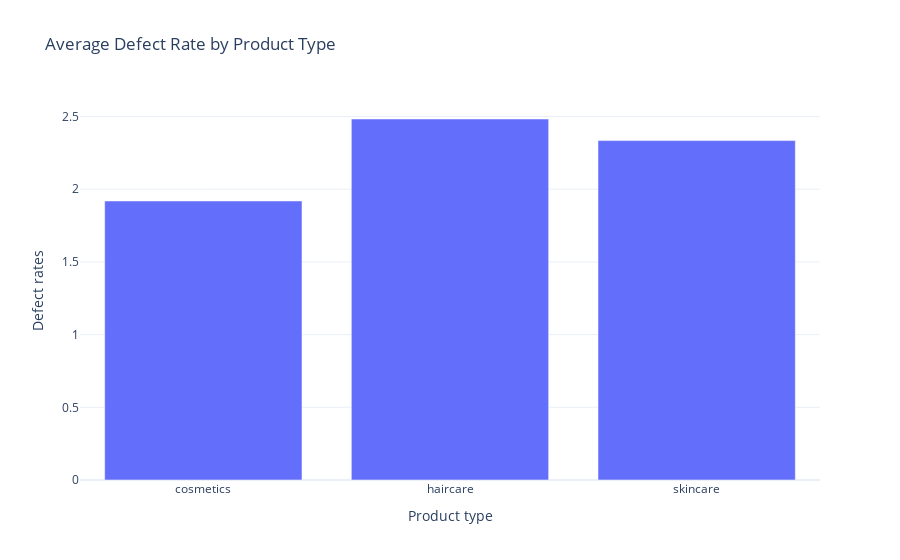

The cell this chart's notebook holds for it:
### Code cell
defect_rates_by_product = data.groupby('Product type')['Defect rates'].mean().reset_index()
fig = px.bar(defect_rates_by_product,x = 'Product type',y = 'Defect rates',title = 'Average Defect Rate by Product Type')

fig.show()

### Figure 1 — Plotly figure (JSON) as saved in the notebook; plotly's stock layout.template omitted (floating-point values rounded to 4 significant figures)
{"data": [{"alignmentgroup": "True", "hovertemplate": "Product type=%{x}<br>Defect rates=%{y}<extra></extra>", "legendgroup": "", "marker": {"color": "#636efa", "pattern": {"shape": ""}}, "name": "", "offsetgroup": "", "orientation": "v", "showlegend": false, "textposition": "auto", "type": "bar", "x": ["cosmetics", "haircare", "skincare"], "xaxis": "x", "y": [1.919, 2.483, 2.335], "yaxis": "y"}], "layout": {"autosize": true, "barmode": "relative", "legend": {"tracegroupgap": 0}, "title": {"text": "Average Defect Rate by Product Type"}, "xaxis": {"anchor": "y", "autorange": true, "domain": [0, 1], "range": [-0.5, 2.5], "title": {"text": "Product type"}, "type": "category"}, "yaxis": {"anchor": "x", "autorange": true, "domain": [0, 1], "range": [0, 2.614], "title": {"text": "Defect rates"}, "type": "linear"}}}
